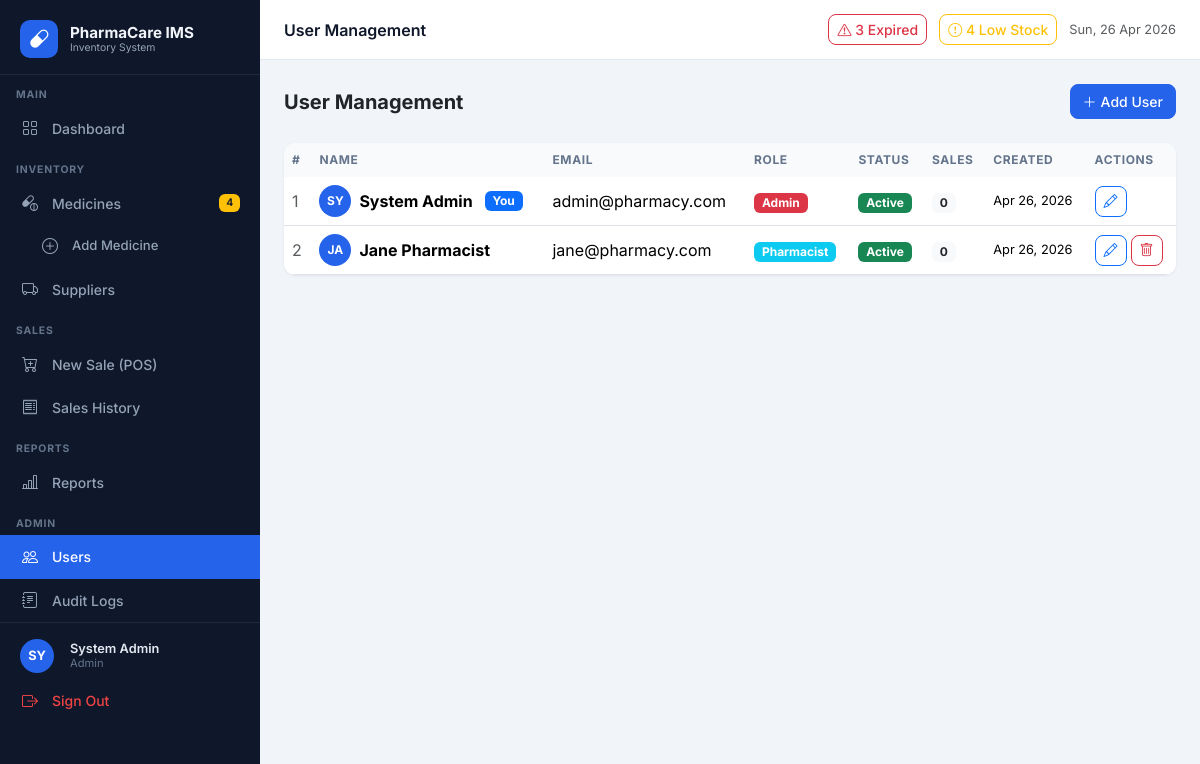
Screenshot of /users/index.php (signed in) with the database file from the repository.
### tables this page shows
CREATE TABLE IF NOT EXISTS users (
    id          INT AUTO_INCREMENT PRIMARY KEY,
    name        VARCHAR(100)                     NOT NULL,
    email       VARCHAR(100)                     NOT NULL UNIQUE,
    password    VARCHAR(255)                     NOT NULL,
    role        ENUM('admin','pharmacist')        DEFAULT 'pharmacist',
    status      ENUM('active','inactive')         DEFAULT 'active',
    created_at  TIMESTAMP                         DEFAULT CURRENT_TIMESTAMP,
    updated_at  TIMESTAMP                         DEFAULT CURRENT_TIMESTAMP ON UPDATE CURRENT_TIMESTAMP,
    INDEX idx_email (email),
    INDEX idx_role  (role)
);

### includes/functions.php (called while the page is built, shortened)
<?php
function base_url(string $path = ''): string {
    static $base = null;
    if ($base === null) {
        $scheme  = (!empty($_SERVER['HTTPS']) && $_SERVER['HTTPS'] !== 'off') ? 'https' : 'http';
        $host    = $_SERVER['HTTP_HOST'] ?? 'localhost';
        $appAbsPath = rtrim(str_replace('\\', '/', dirname(__FILE__, 2)), '/');
        $docRoot    = rtrim(str_replace('\\', '/', $_SERVER['DOCUMENT_ROOT'] ?? ''), '/');
        if ($docRoot && strpos($appAbsPath, $docRoot) === 0) {
            $appWebPath = substr($appAbsPath, strlen($docRoot));
        } else {
            $scriptParts = explode('/', trim($_SERVER['SCRIPT_NAME'] ?? '', '/'));
            $depth       = count($scriptParts) - 1;
            $appWebPath  = '/' . implode('/', array_slice($scriptParts, 0, max(1, count($scriptParts) - $depth)));
            $script = $_SERVER['SCRIPT_NAME'] ?? '/index.php';
            $parts  = explode('/', trim($script, '/'));
            $known_subdirs = ['medicines','suppliers','sales','reports','users','audit_logs','api','config','includes'];
            $appParts = [];
            foreach ($parts as $p) {
                if (in_array($p, $known_subdirs)) break;
                $appParts[] = $p;
            }
            $appWebPath = '/' . implode('/', $appParts);
        }
        $appWebPath = rtrim($appWebPath, '/');
        $base = $scheme . '://' . $host . $appWebPath;
    }
    return $base . '/' . ltrim($path, '/');
}
function sanitize(string $value): string {
    return htmlspecialchars(trim($value), ENT_QUOTES, 'UTF-8');
}
function formatDate(string $date, string $format = 'M d, Y'): string {
    return $date ? date($format, strtotime($date)) : '–';
}

### config/database.php (called while the page is built, shortened)
<?php
class Database {
    private static ?PDO $instance = null;
    public static function connect(): PDO {
        if (self::$instance === null) {
            $dsn = sprintf(
                'mysql:host=%s;dbname=%s;charset=%s',
                DB_HOST, DB_NAME, DB_CHARSET
            );
            $options = [
                PDO::ATTR_ERRMODE            => PDO::ERRMODE_EXCEPTION,
                PDO::ATTR_DEFAULT_FETCH_MODE => PDO::FETCH_ASSOC,
                PDO::ATTR_EMULATE_PREPARES   => false,
            ];
            try {
                self::$instance = new PDO($dsn, DB_USER, DB_PASS, $options);
            } catch (PDOException $e) {
                http_response_code(500);
                die(json_encode(['error' => 'Database connection failed: ' . $e->getMessage()]));
            }
        }
        return self::$instance;
    }
}
function db(): PDO {
    return Database::connect();
}

### includes/auth.php (called while the page is built, shortened)
<?php
function currentUserId(): int {
    return (int)($_SESSION['user_id'] ?? 0);
}

### users/index.php (the view, shortened to what this page needs)
<?php
require_once __DIR__ . '/../config/database.php';
require_once __DIR__ . '/../includes/auth.php';
require_once __DIR__ . '/../includes/functions.php';
require_once __DIR__ . '/../includes/header.php';
$users = db()->query(
    "SELECT u.*,
            (SELECT COUNT(*) FROM sales WHERE user_id=u.id) AS sale_count
     FROM users u ORDER BY u.created_at DESC"
)->fetchAll();
?>
<div class="d-flex align-items-center justify-content-between mb-4">
  <h5 class="mb-0 fw-bold">User Management</h5>
  <a href="<?= base_url('users/add.php') ?>" class="btn btn-primary"><i class="bi bi-plus-lg me-1"></i>Add User</a>
</div>
<div class="card table-card">
  <div class="table-responsive">
    <table class="table align-middle mb-0">
      <thead><tr><th>#</th><th>Name</th><th>Email</th><th>Role</th><th>Status</th><th>Sales</th><th>Created</th><th>Actions</th></tr></thead>
      <tbody>
      <?php foreach ($users as $i => $u): ?>
        <tr>
          <td class="text-muted"><?= $i+1 ?></td>
          <td>
            <div class="d-flex align-items-center gap-2">
              <span class="avatar" style="width:32px;height:32px;font-size:.75rem;"><?= strtoupper(substr($u['name'],0,2)) ?></span>
              <strong><?= sanitize($u['name']) ?></strong>
              <?php if ($u['id'] == currentUserId()): ?><span class="badge bg-primary ms-1">You</span><?php endif ?>
            </div>
          </td>
          <td><?= sanitize($u['email']) ?></td>
          <td>
            <?php if ($u['role']==='admin'): ?>
              <span class="badge bg-danger">Admin</span>
            <?php else: ?>
              <span class="badge bg-info text-white">Pharmacist</span>
            <?php endif ?>
          </td>
          <td>
            <?php if ($u['status']==='active'): ?>
              <span class="badge bg-success">Active</span>
            <?php else: ?>
              <span class="badge bg-secondary">Inactive</span>
            <?php endif ?>
          </td>
          <td><span class="badge bg-light text-dark"><?= $u['sale_count'] ?></span></td>
          <td style="font-size:.8rem;"><?= formatDate($u['created_at']) ?></td>
          <td>
            <div class="d-flex gap-1">
              <a href="<?= base_url('users/edit.php') ?>?id=<?= $u['id'] ?>" class="btn btn-sm btn-outline-primary" title="Edit"><i class="bi bi-pencil"></i></a>
              <?php if ($u['id'] != currentUserId()): ?>
                <a href="<?= base_url('users/delete.php') ?>?id=<?= $u['id'] ?>"
                   class="btn btn-sm btn-outline-danger"
                   data-confirm="Delete user '<?= sanitize($u['name']) ?>'?">
                  <i class="bi bi-trash"></i>
                </a>
              <?php endif ?>
            </div>
          </td>
        </tr>
      <?php endforeach ?>
      </tbody>
    </table>
  </div>
</div>
<?php require_once __DIR__ . '/../includes/footer.php'; ?>

### includes/header.php (style rules this page uses)
:root { --sidebar-w: 260px; --primary: #2563eb; --primary-dk:#1d4ed8; --sidebar-bg:#0f172a; --sidebar-hover:#1e293b; --sidebar-active:#2563eb; --topbar-h: 60px; }
* { font-family: 'Inter', sans-serif; }
body { background:#f1f5f9; min-height:100vh; }
.table-card { border:none; border-radius:12px; overflow:hidden; box-shadow:0 1px 3px rgba(0,0,0,.07); }
.table thead th { background:#f8fafc; font-size:.75rem; font-weight:700; letter-spacing:.05em; text-transform:uppercase; color:#64748b; border-bottom:none; }
.btn { border-radius:8px; font-size:.875rem; font-weight:500; }
.btn-primary { background:var(--primary); border-color:var(--primary); }
.avatar { width:34px; height:34px; border-radius:50%; background:var(--primary); color:#fff; display:inline-flex; align-items:center; justify-content:center; font-size:.8rem; font-weight:700; }

### rows the page displays
users: name "SY", name "System Admin", shows "You", email "admin@pharmacy.com", role "Admin", status "Active", sale_count "0", created_at "Apr 26, 2026"
users: name "JA", name "Jane Pharmacist", email "jane@pharmacy.com", role "Pharmacist", status "Active", sale_count "0", created_at "Apr 26, 2026"

### other values shown
APP_NAME "PharmaCare IMS"
$lowStockCount "4"
substr($_SESSION['user_name'] ?? 'U', 0, 2) "SY"
currentUserName() "System Admin"
currentUserRole() "Admin"
PAGE_TITLE "User Management"
$expiredCount "3"
